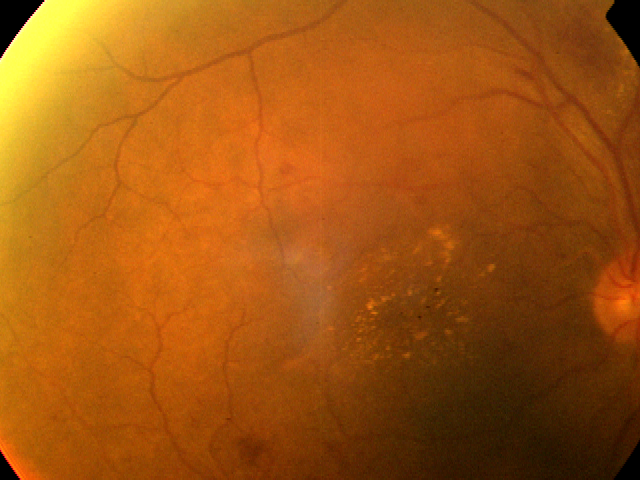
%> input picture data/aptos2019/test_images/0005cfc8afb6.png, 640 x 480 px
$ octave --eval "result = enhance_retinal_image('../../data/aptos2019/test_images/0005cfc8afb6.png');"   (GNU Octave 9; MATLAB toolbox functions it lacks are replaced by stand-ins)
%> lines starting %> are read from the running program, lines starting %| are printed output that depends on the picture
function [enhancedRGB, greenEnhanced, metadata] = enhance_retinal_image(inputImage, saveFigurePath)
% ENHANCE_RETINAL_IMAGE Performs adaptive enhancement on retinal fundus scans.
%
% Applies Contrast-Limited Adaptive Histogram Equalization (CLAHE) on the
% Luminance channel (CIE L*a*b*) and green channel. Strictly avoids per-channel
% RGB histogram equalization to prevent color distortion. Includes illumination
% normalization (background flat-field correction) and edge-preserving denoising.
%
% Includes a validated Base-MATLAB mathematical fallback if Image Processing
% Toolbox functions (rgb2lab, adapthisteq, lab2rgb) are not available.
%
% Syntax:
%   [enhancedRGB, greenEnhanced, metadata] = enhance_retinal_image(rawRGB)
%   [enhancedRGB, greenEnhanced, metadata] = enhance_retinal_image(imagePath)
%   [enhancedRGB, greenEnhanced, metadata] = enhance_retinal_image(inputImage, saveFigurePath)
%
% Outputs:
%   enhancedRGB:   Full-color enhanced fundus photograph (uint8)
%   greenEnhanced: Enhanced green channel optimized for vessel/lesion detection (uint8)
%   metadata:      Struct with method name, execution parameters, and histogram data

if nargin < 2, saveFigurePath = ''; end

if ischar(inputImage) || isstring(inputImage)
    rawRGB = imread(char(inputImage));
%> rawRGB is the input picture: size 480x640x3 uint8; mean R, G, B 161.1, 85.1, 16.1
else
    rawRGB = inputImage;
end

if size(rawRGB, 3) == 1
    rawRGB = cat(3, rawRGB, rawRGB, rawRGB);
end

% Standardize to uint8
if isfloat(rawRGB)
    if max(rawRGB(:)) <= 1.0, rawRGB = uint8(rawRGB * 255); else, rawRGB = uint8(rawRGB); end
elseif islogical(rawRGB)
    rawRGB = uint8(rawRGB * 255);
elseif ~isa(rawRGB, 'uint8')
    rawRGB = uint8(rawRGB);
end

metadata = struct();
metadata.OriginalHistG = histcounts(rawRGB(:, :, 2), 64);
%> metadata.OriginalHistG = 64 values, max 23246 at index 25, min 12 at index 2, mean 4800

%% Try Primary Toolbox Pipeline: CIE L*a*b* CLAHE + Flat-Field
primarySucceeded = false;
try
    if (exist('rgb2lab', 'file') == 2 || exist('rgb2lab', 'builtin') == 5) && ...
       (exist('adapthisteq', 'file') == 2 || exist('adapthisteq', 'builtin') == 5)

        labImg = rgb2lab(rawRGB);
%> labImg: size 480x640x3 double; mean of channels 1, 2, 3 44.1, 26.8, 48.4
        L = labImg(:, :, 1); % Luminance [0, 100]
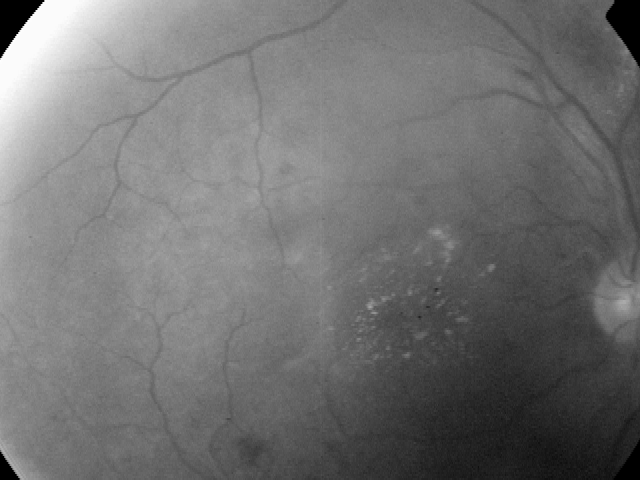
%> L: size 480x640 double; min 0, max 98.79, mean 44.1; drawn with min black and max white

        % 1. Background Flat-Field Correction
        sigmaBg = max(round(min(size(rawRGB, 1), size(rawRGB, 2)) / 30), 15);
%> sigmaBg = 16
        if exist('imgaussfilt', 'file') == 2 || exist('imgaussfilt', 'builtin') == 5
            bgEstimate = imgaussfilt(L, sigmaBg);
        else
            bgEstimate = base_gaussfilt(L, sigmaBg);
        end
        meanL = mean(L(:));
%> meanL = 44.12
        L_norm = L - bgEstimate + meanL;
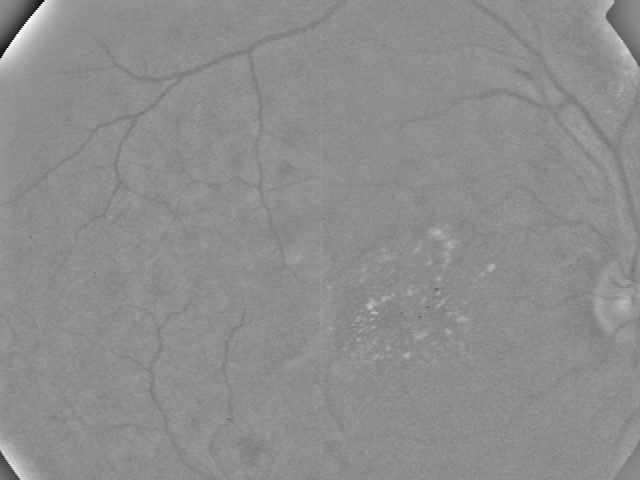
%> L_norm: size 480x640 double; min -17.87, max 93.36, mean 44.2; drawn with min black and max white
        L_norm = max(min(L_norm, 100), 0);
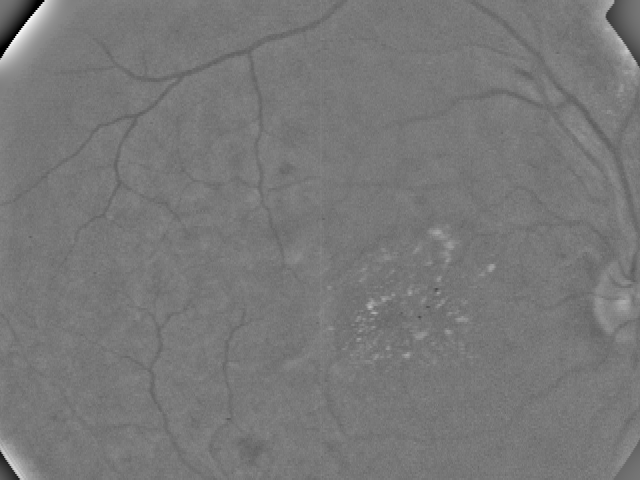
%> L_norm: size 480x640 double; min 0, max 93.36, mean 44.2; drawn with min black and max white

        % 2. CLAHE on Normalized Luminance
        L_scaled = L_norm / 100.0;
        L_clahe = adapthisteq(L_scaled, ...
            'ClipLimit', 0.02, ...
            'NumTiles', [8 8], ...
            'Distribution', 'uniform');
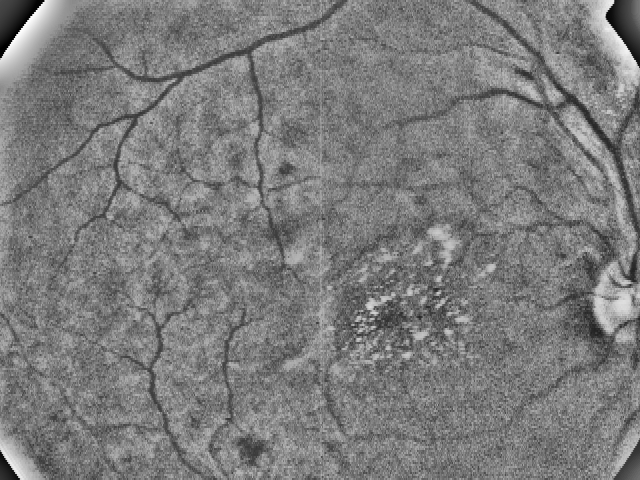
%> L_clahe: size 480x640 double; min 0, max 1, mean 0.488

        if exist('imgaussfilt', 'file') == 2 || exist('imgaussfilt', 'builtin') == 5
            L_denoised = imgaussfilt(L_clahe * 100.0, 0.5);
        else
            L_denoised = L_clahe * 100.0;
        end

        labEnhanced = labImg;
        labEnhanced(:, :, 1) = L_denoised;
%> labEnhanced: size 480x640x3 double; mean of channels 1, 2, 3 48.8, 26.8, 48.4
        enhancedRGB = uint8(max(min(lab2rgb(labEnhanced) * 255, 255), 0));
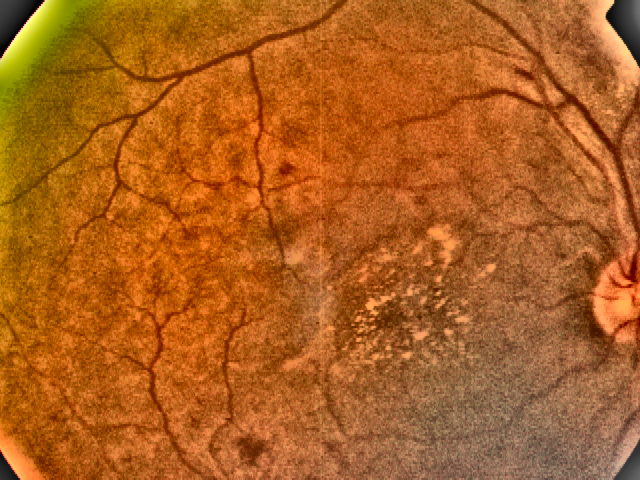
%> enhancedRGB: size 480x640x3 uint8; mean R, G, B 172.9, 95.7, 30.1

        % 3. Green Channel CLAHE
        greenChannel = rawRGB(:, :, 2);
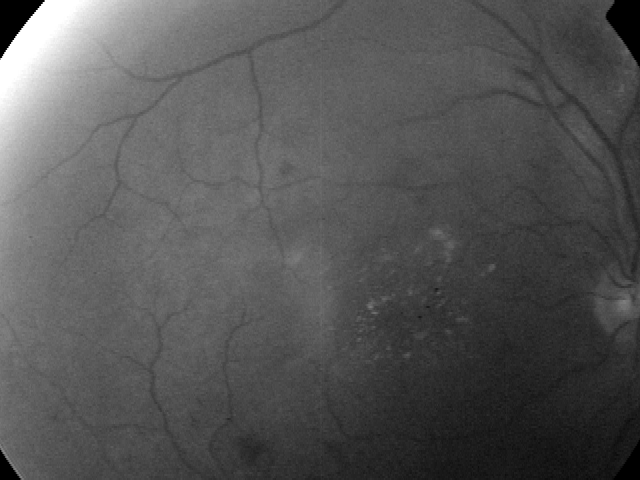
%> greenChannel: size 480x640 uint8; min 0, max 255, mean 85.1
        greenClahe = adapthisteq(greenChannel, ...
            'ClipLimit', 0.02, ...
            'NumTiles', [8 8], ...
            'Distribution', 'rayleigh');
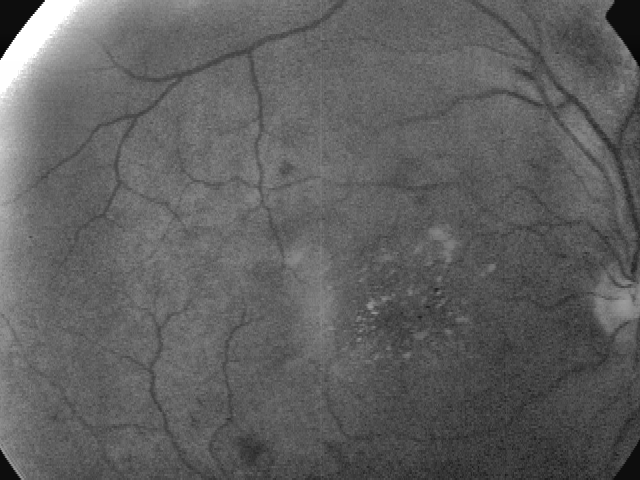
%> greenClahe: size 480x640 uint8; min 0, max 255, mean 95.8
        greenEnhanced = greenClahe;

        metadata.MethodName        = 'CLAHE (CIE L*a*b* Luminance, adapthisteq) + Illumination Normalization';
        metadata.ColorSpace        = 'CIE L*a*b*';
        metadata.ClipLimit         = 0.02;
        metadata.NumTiles          = [8 8];
        metadata.IlluminationSigma = sigmaBg;
%> metadata.IlluminationSigma = 16
        metadata.EnhancedHistG     = histcounts(greenEnhanced, 64);
%> metadata.EnhancedHistG = 64 values, max 30691 at index 26, min 6 at index 1, mean 4800
        metadata.FallbackUsed      = false;
        primarySucceeded = true;
    end
catch
    primarySucceeded = false;
end

%% Fallback Pipeline: Base-MATLAB Mathematical Contrast Enhancement & Flat-Field
if ~primarySucceeded
    [enhancedRGB, greenEnhanced, metadata] = base_matlab_enhancement(rawRGB);
end

%% Save Comparison Figure (if requested)
if ~isempty(saveFigurePath)
    try
        outDir = fileparts(saveFigurePath);
        if ~isempty(outDir) && ~exist(outDir, 'dir')
            mkdir(outDir);
        end

        fig = figure('Visible', 'off', 'Position', [100 100 1200 600]);
        subplot(1, 2, 1);
        imshow(rawRGB);
        title('Original Fundus Photo', 'FontSize', 12, 'FontWeight', 'bold');

        subplot(1, 2, 2);
        imshow(enhancedRGB);
        title(sprintf('Enhanced: %s', metadata.MethodName), 'FontSize', 11, 'FontWeight', 'bold');

        saveas(fig, saveFigurePath);
        delete(fig);
    catch
    end
end

end

%% =========================================================================
%% Base-MATLAB Mathematical Fallback Helpers
%% =========================================================================

% [83 lines left out: functions base_matlab_enhancement, base_gaussfilt, not called in this run]

$ run again, on data/aptos2019/test_images/003f0afdcd15.png
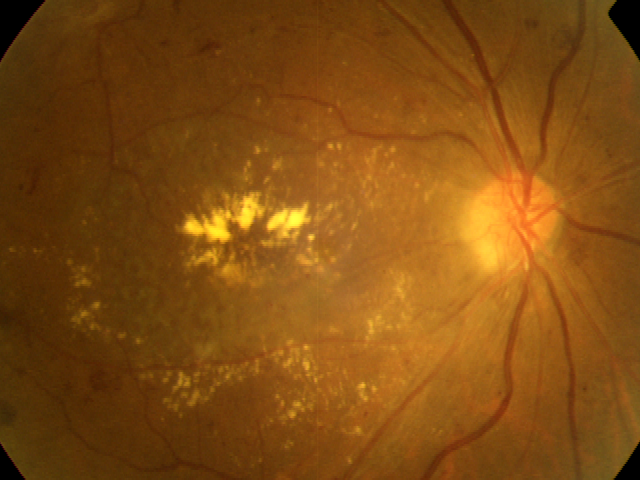
%> input picture data/aptos2019/test_images/003f0afdcd15.png, 640 x 480 px
%> in enhance_retinal_image, rawRGB is the input picture: size 480x640x3 uint8; mean R, G, B 129.2, 76.7, 17.9
%> metadata.OriginalHistG = 64 values, max 24180 at index 13, min 10 at index 5, mean 4800
%> labImg: size 480x640x3 double; mean of channels 1, 2, 3 37.5, 17.5, 40.8
%> in enhance_retinal_image, `bgEstimate = imgaussfilt(L, sigmaBg);`:
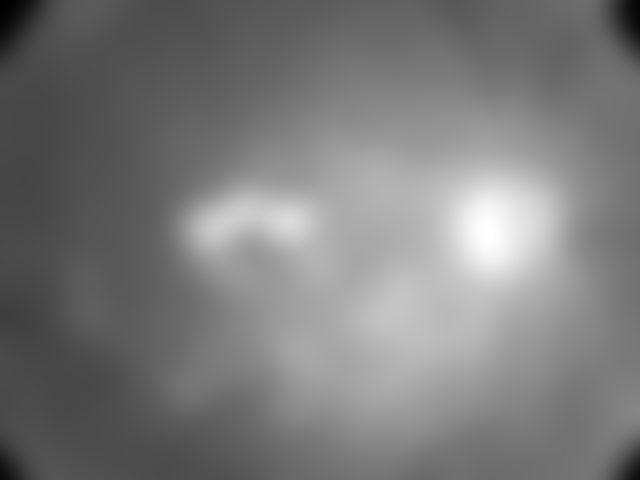
%> bgEstimate: size 480x640 double; min 0.134, max 77.5, mean 37.5; drawn with min black and max white
%> meanL = 37.5
%> labEnhanced: size 480x640x3 double; mean of channels 1, 2, 3 46, 17.5, 40.8
%> in enhance_retinal_image, `greenClahe = adapthisteq(greenChannel, 'ClipLimit', 0.02, 'NumTiles', ..`:
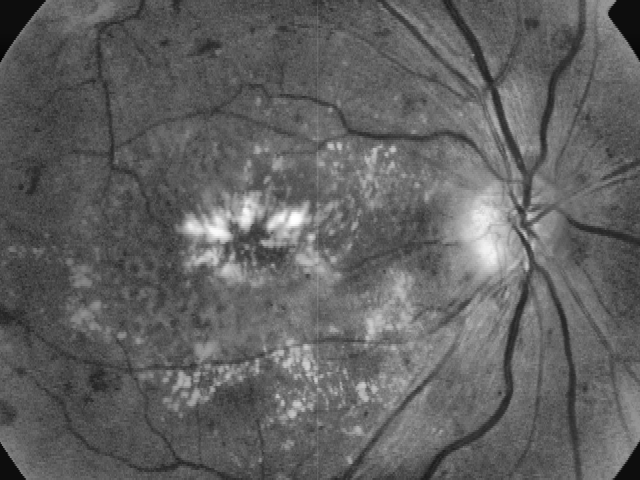
%> greenClahe: size 480x640 uint8; min 0, max 255, mean 97.4
%> metadata.EnhancedHistG = 64 values, max 23572 at index 22, min 2 at index 1, mean 4800

$ run again, on data/aptos2019/test_images/006efc72b638.png
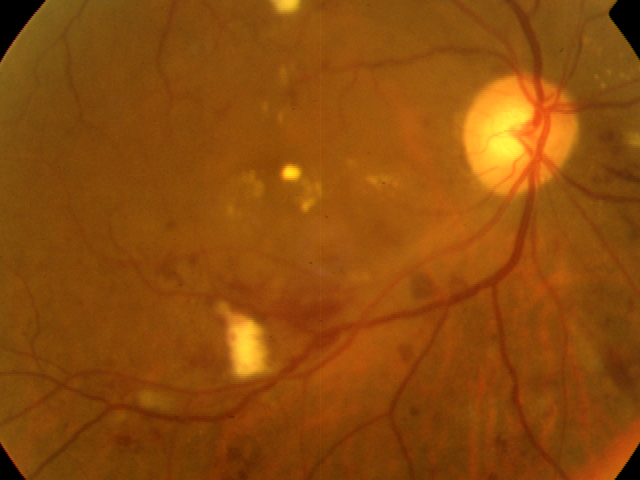
%> input picture data/aptos2019/test_images/006efc72b638.png, 640 x 480 px
%> in enhance_retinal_image, rawRGB is the input picture: size 480x640x3 uint8; mean R, G, B 141.5, 75.3, 11.4
%> metadata.OriginalHistG = 64 values, max 44784 at index 20, min 10 at index 3, mean 4800
%> labImg: size 480x640x3 double; mean of channels 1, 2, 3 39.2, 23.7, 45.2
%> in enhance_retinal_image, `bgEstimate = imgaussfilt(L, sigmaBg);`:
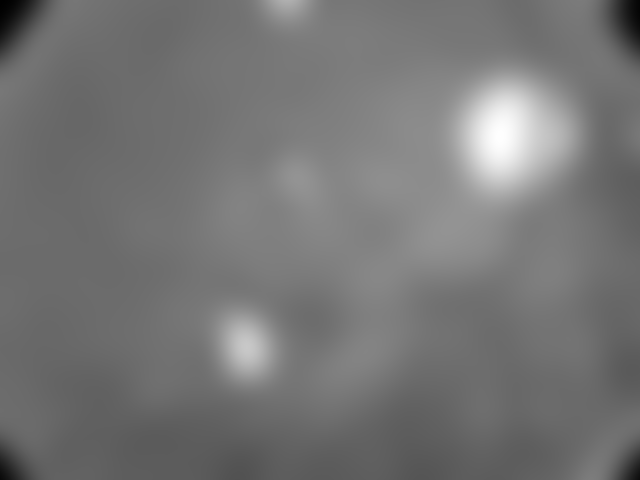
%> bgEstimate: size 480x640 double; min 0.213, max 84.68, mean 39.2; drawn with min black and max white
%> meanL = 39.2
%> labEnhanced: size 480x640x3 double; mean of channels 1, 2, 3 46.8, 23.7, 45.2
%> in enhance_retinal_image, `greenClahe = adapthisteq(greenChannel, 'ClipLimit', 0.02, 'NumTiles', ..`:
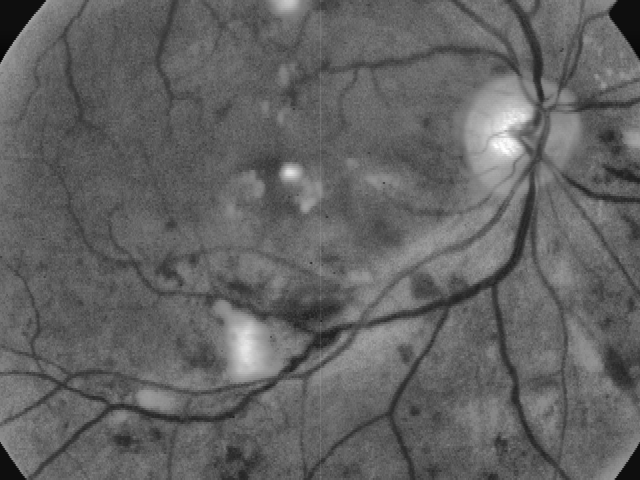
%> greenClahe: size 480x640 uint8; min 0, max 255, mean 98.8
%> metadata.EnhancedHistG = 64 values, max 29850 at index 25, min 4 at index 1, mean 4800

$ run again, on data/aptos2019/test_images/00836aaacf06.png
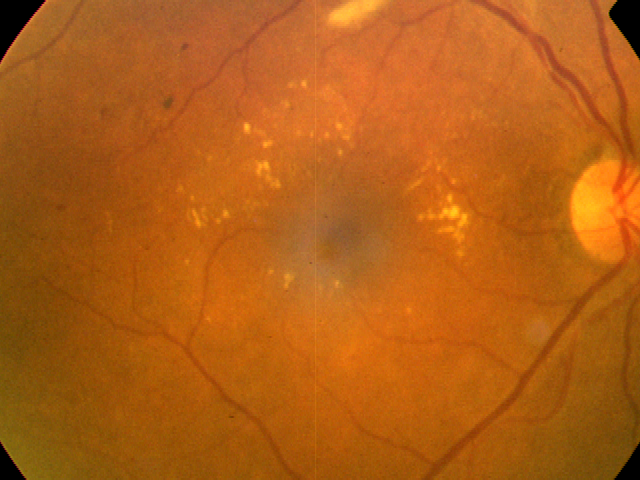
%> input picture data/aptos2019/test_images/00836aaacf06.png, 640 x 480 px
%> in enhance_retinal_image, rawRGB is the input picture: size 480x640x3 uint8; mean R, G, B 177.6, 94.3, 21.8
%> metadata.OriginalHistG = 64 values, max 35404 at index 31, min 2 at index 9, mean 4800
%> labImg: size 480x640x3 double; mean of channels 1, 2, 3 48.9, 29, 51.1
%> meanL = 48.89
%> labEnhanced: size 480x640x3 double; mean of channels 1, 2, 3 49.6, 29, 51.1
%> in enhance_retinal_image, `greenClahe = adapthisteq(greenChannel, 'ClipLimit', 0.02, 'NumTiles', ..`:
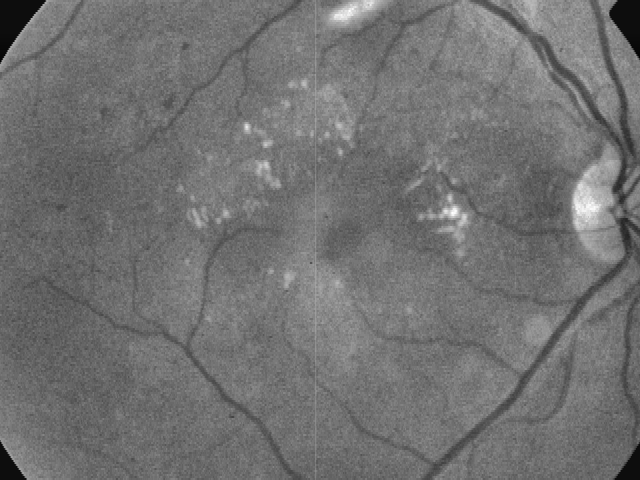
%> greenClahe: size 480x640 uint8; min 0, max 255, mean 113.2
%> metadata.EnhancedHistG = 64 values, max 34665 at index 28, min 2 at index 1, mean 4800
